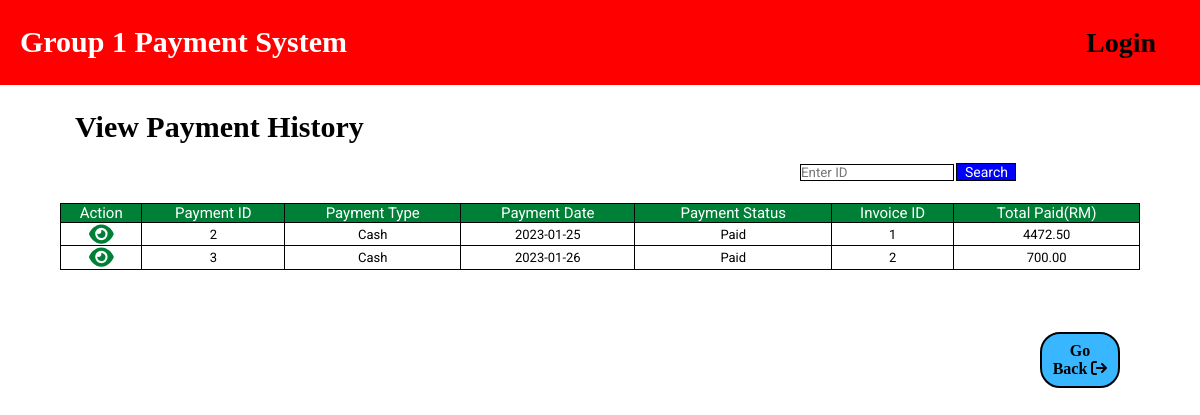
/vendorManager_paymentHistory.php, run on the app's committed database.
### tables this page shows
CREATE TABLE `payment` (
  `paymentID` int(10) NOT NULL,
  `paymentStatus` enum('Pending','Paid') DEFAULT NULL,
  `paymentDate` date NOT NULL,
  `paymentType` enum('Cash','Card','Online') NOT NULL,
  `cfoID` int(10) NOT NULL,
  `companyID` int(10) NOT NULL,
  `invoiceID` int(10) DEFAULT NULL,
  `vmanagerID` int(10) DEFAULT NULL
);

CREATE TABLE `invoice` (
  `invoiceID` int(10) NOT NULL,
  `dueDate` date NOT NULL,
  `issueDate` date DEFAULT NULL,
  `totalPrice` double(10,2) DEFAULT NULL,
  `invoiceStatus` enum('Approved','Pending','Expired') DEFAULT NULL,
  `vendorID` int(10) NOT NULL,
  `vmanagerID` int(10) DEFAULT NULL,
  `paymentID` int(10) DEFAULT NULL,
  `payStatus` enum('Paid','Pending') NOT NULL,
  `companyID` int(10) NOT NULL,
  `companyName` varchar(100) DEFAULT NULL
);

### vendorManager_paymentHistory.php (the view, shortened to what this page needs)
<!DOCTYPE html>
<html lang="en">
<head>
<link rel="stylesheet" href="css/style.css">
</head>
<body>
	<header>
	<?php
		include "navigation.php";
	?>
	</header>
	<div style ="margin-top:110px; margin-left:65px;"><h1>View Payment History</h1></div>
		<div>
		<form method="POST">
		<input type="text" name="valuesearch" placeholder="Enter ID" class ="" style="margin-left:800px; margin-top:20px;">
		<input type="submit" name="btnsearch" value="search" class ="btnsearch">
		</form>
		</div>
        <br><br>
		<div>
			<div>
            <center>
				<table style = "width : 90%">
					<thead>
						<tr>
                        <th>Action</th>
                        <th>Payment ID</th>
                        <th>Payment Type</th>
                        <th>Payment Date</th>
                        <th>Payment Status</th>
                        <th>Invoice ID</th>
                        <th>Total Paid(RM)</th>
						</tr>
					</thead>
			<?php
			include 'connection.php';
			if(isset($_POST['btnsearch']))
			{
				$valuesearch = $_POST['valuesearch'];
				$result = mysqli_query($connect, "SELECT * FROM `payment` WHERE `paymentID` LIKE'%$valuesearch%'");
			}
			else
			{
				$result = mysqli_query($connect, "SELECT * FROM payment");
			}
			while($row = mysqli_fetch_assoc($result))
			{
			?>
                    <?php
                    $invoice_result = mysqli_query($connect, "SELECT * FROM invoice WHERE paymentID = '{$row['paymentID']}' ");
                    $invoice_row = mysqli_fetch_assoc($invoice_result);
                    ?>
					<tbody>
						<tr>
                        <td><a href="vendorManager_paymentDetail.php?view&paymentID=<?php echo $row["paymentID"];?>"><i class="fa fa-eye"></i></a></td>
							<td><?php echo $row["paymentID"];?></td>
							<td><?php echo $row["paymentType"];?></td>
							<td><?php echo $row["paymentDate"];?></td>
							<td><?php echo $row["paymentStatus"];?></td>
							<td><?php echo $row["invoiceID"];?></td>
                            <td><?php echo $invoice_row["totalPrice"];?></td>
						</tr>
					</tbody>
			<?php
			}
			?>
				</table>
                </center>
			</div>
		</div>
    <br><br>
    <div class = "column1">
        <button type="button" style ="background-color: #38b6ff;" onclick="window.location.href='vendorManager_home.php';">Go Back <i class="fa-solid fa-arrow-right-from-bracket"></i></button>
        </div>
</body>
</html>

### navigation.php (shortened to what this page needs)
<?php
if(!isset($_SESSION['logged'])){
	?>
	<div class = "container">
		    <a href="login.php"><h1 style ="position:absolute; top:15px;">Group 1 Payment System</h1></a>
			<nav class="nav">
			<ul>
			<li><a href="login.php" style="position:relative;">Login</a></li>
			</ul>
			</nav>
        </div>
<?php
}
?>

### style.css (style rules this page uses)
:root { --blue:#ff0000; --black:#354046; --white:##ffffff; }
* { font-family: 'Roboto', sans-serif; margin:0;padding:0; box-sizing: border-box; border: none!important; outline: none !important; text-decoration: none!important; text-transform: capitalize; font-weight: 400; transition: all .2s linear; }
html { font-size: 62.5%; overflow-x: hidden; scroll-behavior: smooth!important; }
body { overflow-x: hidden; }
header { width:100%; position: fixed; top:0; left:0; padding:2rem 1rem; z-index:1000; background-color: #ff0000; opacity: 100%; }
header .container { display: flex; align-items: center; justify-content: space-between; height:45px; }
header a { color:white; }
header .nav ul { margin:0; padding: 0; display: flex; align-items:center; justify-content: space-between; list-style: none; }
header .nav ul li { margin: 0 1rem; }
header .nav ul li a, .nav ul li { font-size: 28px; font-family: Agency FB; font-weight : bold; color:black; padding: 8px 12px; }

### vendorManager_paymentHistory.php (style rules this page uses)
h1 { font-weight:bold; font-family: Agency FB; font-size: 30px; display:inline; margin: auto; width: 60%; padding: 10px; }
.column1 { float: right; width: 20%; }
.fa-eye { color:#008037; font-size:22px; align:center; position:relative; }
table, th, td { border:1px solid black!important; border-collapse: collapse; text-align:center; }
tr:nth-child(odd) { background-color: #D6EEEE; }
th { font-size:15px; background-color:#008037; color:white; }
td { font-size:13px; text-align:center; background-color:white; }
button { font-family: Agency FB; border: 2px solid black!important; border-width: 5px; outline-color: black; padding: 8px 10px; text-align: center; text-decoration: none; display: inline-block; margin: 40px 80px; cursor: pointer; font-weight: bold; border-radius:20px; font-size:16px; background:#90EE90; }
input { border:1px solid black!important; }
.btnsearch { background-color:#0000FF; color:white; font-size:14px; cursor:pointer; width:6rem ; }

### data on the page
payment: paymentID "2", paymentType "Cash", paymentDate "2023-01-25", paymentStatus "Paid", invoiceID "1", invoiceID.totalPrice "4472.50"
payment: paymentID "3", paymentType "Cash", paymentDate "2023-01-26", paymentStatus "Paid", invoiceID "2", invoiceID.totalPrice "700.00"
